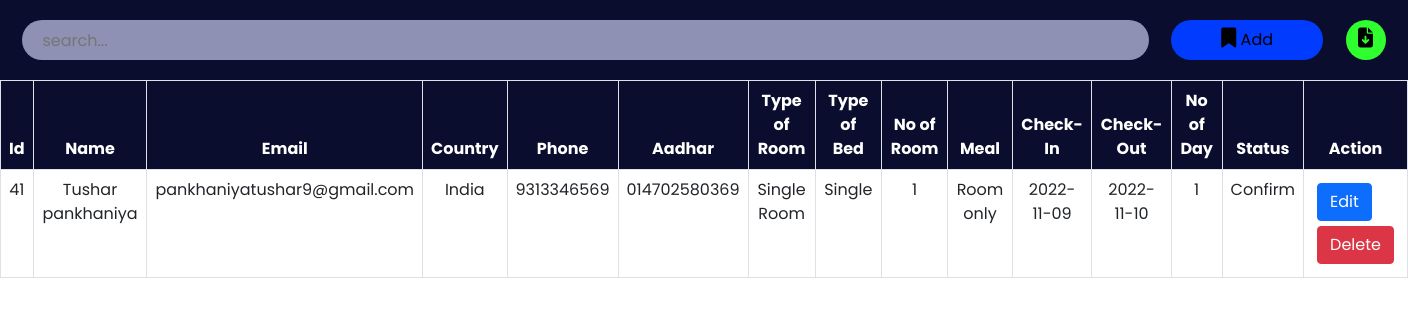
The page /admin/roombook.php on the database its author committed.
### tables this page shows
CREATE TABLE `roombook` (
  `id` int(10) NOT NULL,
  `Name` varchar(50) NOT NULL,
  `Email` varchar(50) NOT NULL,
  `Country` varchar(30) NOT NULL,
  `Phone` varchar(30) NOT NULL,
  `Aadhar` varchar(12) NOT NULL,
  `RoomType` varchar(30) NOT NULL,
  `Bed` varchar(30) NOT NULL,
  `Meal` varchar(30) NOT NULL,
  `NoofRoom` varchar(30) NOT NULL,
  `cin` date NOT NULL,
  `cout` date NOT NULL,
  `nodays` int(50) NOT NULL,
  `stat` varchar(30) NOT NULL
);

### admin/roombook.php (the view, shortened to what this page needs)
<?php
include '../config.php';
?>
<!DOCTYPE html>
<html lang="en">
<head>
    <link href="https://cdn.jsdelivr.net/npm/bootstrap@5.0.2/dist/css/bootstrap.min.css" rel="stylesheet">
    <link rel="stylesheet" href="https://cdnjs.cloudflare.com/ajax/libs/font-awesome/6.2.0/css/all.min.css" />
    <link rel="stylesheet" href="./css/roombook.css">
</head>
<body>
    <div class="searchsection">
        <input type="text" name="search_bar" id="search_bar" placeholder="search..." onkeyup="searchFun()">
        <button class="adduser" id="adduser" onclick="adduseropen()"><i class="fa-solid fa-bookmark"></i> Add</button>
        <form action="./exportdata.php" method="post">
            <button class="exportexcel" id="exportexcel" name="exportexcel" type="submit"><i class="fa-solid fa-file-arrow-down"></i></button>
        </form>
    </div>
    <div class="roombooktable" class="table-responsive-xl">
        <?php
            $roombooktablesql = "SELECT * FROM roombook";
            $roombookresult = mysqli_query($conn, $roombooktablesql);
        ?>
        <table class="table table-bordered" id="table-data">
            <thead>
                <tr>
                    <th scope="col">Id</th>
                    <th scope="col">Name</th>
                    <th scope="col">Email</th>
                    <th scope="col">Country</th>
                    <th scope="col">Phone</th>
                    <th scope="col">Aadhar</th>
                    <th scope="col">Type of Room</th>
                    <th scope="col">Type of Bed</th>
                    <th scope="col">No of Room</th>
                    <th scope="col">Meal</th>
                    <th scope="col">Check-In</th>
                    <th scope="col">Check-Out</th>
                    <th scope="col">No of Day</th>
                    <th scope="col">Status</th>
                    <th scope="col" class="action">Action</th>
                </tr>
            </thead>
            <tbody>
            <?php
            while ($res = mysqli_fetch_array($roombookresult)) {
            ?>
                <tr>
                    <td><?php echo $res['id'] ?></td>
                    <td><?php echo $res['Name'] ?></td>
                    <td><?php echo $res['Email'] ?></td>
                    <td><?php echo $res['Country'] ?></td>
                    <td><?php echo $res['Phone'] ?></td>
                    <td><?php echo $res['Aadhar'] ?></td>
                    <td><?php echo $res['RoomType'] ?></td>
                    <td><?php echo $res['Bed'] ?></td>
                    <td><?php echo $res['NoofRoom'] ?></td>
                    <td><?php echo $res['Meal'] ?></td>
                    <td><?php echo $res['cin'] ?></td>
                    <td><?php echo $res['cout'] ?></td>
                    <td><?php echo $res['nodays'] ?></td>
                    <td><?php echo $res['stat'] ?></td>
                    <td class="action">
                        <a href="roombookedit.php?id=<?php echo $res['id'] ?>"><button class="btn btn-primary">Edit</button></a>
                        <a href="roombookdelete.php?id=<?php echo $res['id'] ?>"><button class='btn btn-danger'>Delete</button></a>
                    </td>
                </tr>
            <?php
            }
            ?>
            </tbody>
        </table>
    </div>
</body>
</html>

### admin/css/roombook.css (style rules this page uses)
:root { --bg-text-shadow: 0 2px 4px rgb(13 0 77 / 8%), 0 3px 6px rgb(13 0 77 / 8%), 0 8px 16px rgb(13 0 77 / 8%); --bg-box-shadow: 0px 0px 20px 6px rgba(26, 30, 164, 0.31); }
body { background-color: #ffff; }
* { margin: 0; padding: 0; font-family: 'Poppins', sans-serif; }
i { font-size: 20px; }
.searchsection { height: 80px; width: 100%; display: flex; justify-content: space-evenly; align-items: center; background-color: #0a0d2d; position: fixed; z-index: 500; }
#search_bar { height: 40px; width: 80%; border: none; background-color: rgba(195, 198, 233, 0.714); padding-left: 20px; border-radius: 30px; }
#adduser { height: 40px; background-color: rgb(0, 59, 254); border: none; border-radius: 30px; padding: 0 50px; }
.exportexcel { height: 40px; width: 40px; background-color: rgb(47, 255, 47); border: none; border-radius: 50%; }
a { color: black; }
.roombooktable { position: absolute; color: #0a0d2d; margin-top: 80px; width: 100%; height: 100vh; padding-bottom: 900px; }
.roombooktable thead { background-color: #0a0d2d; color: white; text-align: center; }
.roombooktable tbody { text-align: center; }
.action a { text-decoration: none; }
.action button { display: flex; flex-wrap: wrap; margin: 5px; }

### rows shown on the page
roombook: id "41", Name "Tushar pankhaniya", Email "pankhaniyatushar9@gmail.com", Country "India", Phone "9313346569", Aadhar "014702580369", RoomType "Single Room", Bed "Single", NoofRoom "1", Meal "Room only", cin "2022-11-09", cout "2022-11-10", nodays "1", stat "Confirm"
